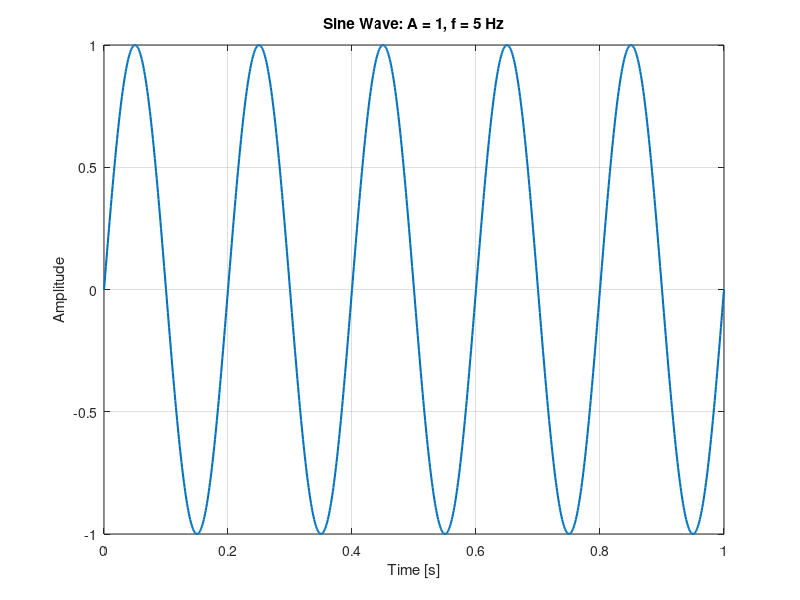
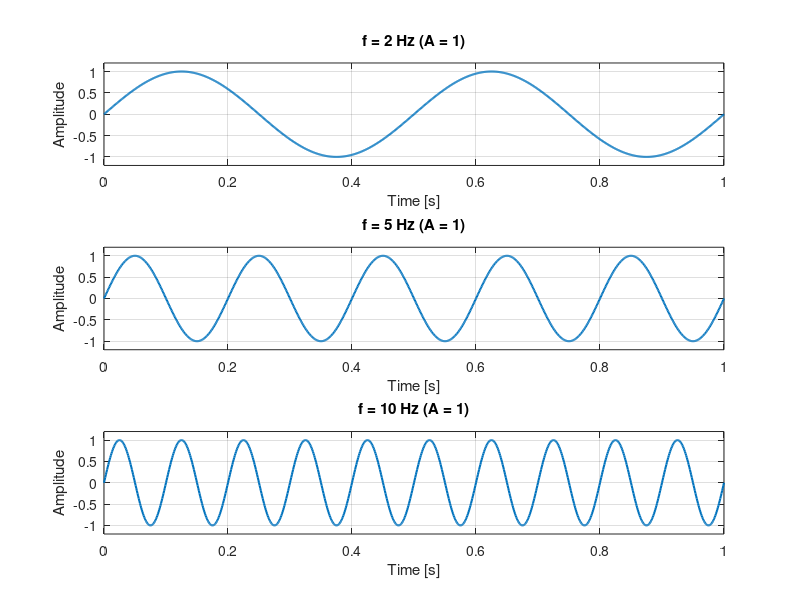

Here is the MATLAB script that generated these plots, in order: (Note: this script raises an error after producing the figures.)
clear; close all; clc;

%% Common parameters
fs = 1000;              % sampling frequency [Hz]
duration = 1;           % [s]
t = 0:1/fs:duration;    % time vector [s]
 
%% Task 1: Single sine wave
A = 1;                  % amplitude
f = 5;                  % frequency [Hz]
y = A * sin(2*pi*f*t);

fig1 = figure('Name', 'Task 1: Sine wave');
plot(t, y, 'LineWidth', 1.5);
title('Sine Wave: A = 1, f = 5 Hz');
xlabel('Time [s]');
ylabel('Amplitude');
grid on;

%% Task 2: Compare different frequencies
freqs = [2 5 10];       % [Hz]

fig2 = figure('Name', 'Task 2: Frequency comparison');
for k = 1:numel(freqs)
    subplot(numel(freqs), 1, k);
    plot(t, sin(2*pi*freqs(k)*t), 'LineWidth', 1.5);
    title(sprintf('f = %d Hz (A = 1)', freqs(k)));
    xlabel('Time [s]');
    ylabel('Amplitude');
    ylim([-1.2 1.2]);
    grid on;
end
sgtitle('Frequency Comparison');

%% Task 3: Compare different amplitudes (same frequency)
amps = [0.5 1 2];
f = 5;                  % [Hz]
 
fig3 = figure('Name', 'Task 3: Amplitude comparison');
for k = 1:numel(amps)
    subplot(numel(amps), 1, k);
    plot(t, amps(k)*sin(2*pi*f*t), 'LineWidth', 1.5);
    title(sprintf('A = %.1f (f = %d Hz)', amps(k), f));
    xlabel('Time [s]');
    ylabel('Amplitude');
    ylim([-2.2 2.2]);   % same y-axis on all plots so amplitudes are comparable
    grid on;
end
sgtitle('Amplitude Comparison');

%% Task 4: Add noise
rng(0);                          % fixed seed -> reproducible noise
clean = sin(2*pi*5*t);
noiseLevel = 0.3;                % standard deviation of the noise
noisy = clean + noiseLevel * randn(size(t));
 
fig4 = figure('Name', 'Task 4: Clean vs noisy');
subplot(2, 1, 1);
plot(t, clean, 'LineWidth', 1.5);
title('Clean Signal (5 Hz)');
xlabel('Time [s]');
ylabel('Amplitude');
ylim([-2 2]);
grid on;
 
subplot(2, 1, 2);
plot(t, noisy);
title(sprintf('Noisy Signal (Gaussian noise, \\sigma = %.1f)', noiseLevel));
xlabel('Time [s]');
ylabel('Amplitude');
ylim([-2 2]);
grid on;
sgtitle('Clean vs Noisy Signal');
 
%% Task 5: Save figures as PNG
saveas(fig1, 'sine_wave.png');
saveas(fig2, 'frequency_comparison.png');
saveas(fig3, 'amplitude_comparison.png');
saveas(fig4, 'clean_vs_noisy_signal.png');

 
disp('Figures saved to the current folder.');
